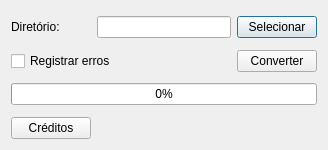
<?xml version="1.0" encoding="UTF-8"?>
<ui version="4.0">
 <author>Gilmar B. Freitas (@Kyomai)</author>
 <class>Dialog</class>
 <widget class="QDialog" name="Dialog">
  <property name="geometry">
   <rect>
    <x>0</x>
    <y>0</y>
    <width>328</width>
    <height>150</height>
   </rect>
  </property>
  <property name="contextMenuPolicy">
   <enum>Qt::NoContextMenu</enum>
  </property>
  <property name="windowTitle">
   <string>Conversor</string>
  </property>
  <property name="styleSheet">
   <string notr="true"/>
  </property>
  <layout class="QGridLayout" name="gridLayout">
   <item row="2" column="0">
    <spacer name="verticalSpacer_3">
     <property name="orientation">
      <enum>Qt::Vertical</enum>
     </property>
     <property name="sizeHint" stdset="0">
      <size>
       <width>20</width>
       <height>40</height>
      </size>
     </property>
    </spacer>
   </item>
   <item row="3" column="0" colspan="2">
    <widget class="QCheckBox" name="errorCheckBox">
     <property name="text">
      <string>Registrar erros</string>
     </property>
    </widget>
   </item>
   <item row="5" column="0" colspan="3">
    <widget class="QProgressBar" name="progressBar">
     <property name="enabled">
      <bool>true</bool>
     </property>
     <property name="value">
      <number>0</number>
     </property>
    </widget>
   </item>
   <item row="1" column="1">
    <widget class="QLineEdit" name="showDirName">
     <property name="enabled">
      <bool>true</bool>
     </property>
     <property name="readOnly">
      <bool>true</bool>
     </property>
    </widget>
   </item>
   <item row="1" column="2">
    <widget class="QPushButton" name="selectButton">
     <property name="enabled">
      <bool>true</bool>
     </property>
     <property name="styleSheet">
      <string notr="true"/>
     </property>
     <property name="text">
      <string>Selecionar</string>
     </property>
    </widget>
   </item>
   <item row="0" column="0">
    <spacer name="verticalSpacer_2">
     <property name="orientation">
      <enum>Qt::Vertical</enum>
     </property>
     <property name="sizeHint" stdset="0">
      <size>
       <width>20</width>
       <height>40</height>
      </size>
     </property>
    </spacer>
   </item>
   <item row="4" column="0">
    <spacer name="verticalSpacer">
     <property name="orientation">
      <enum>Qt::Vertical</enum>
     </property>
     <property name="sizeHint" stdset="0">
      <size>
       <width>20</width>
       <height>40</height>
      </size>
     </property>
    </spacer>
   </item>
   <item row="3" column="2">
    <widget class="QPushButton" name="convertButton">
     <property name="styleSheet">
      <string notr="true"/>
     </property>
     <property name="text">
      <string>Converter</string>
     </property>
    </widget>
   </item>
   <item row="1" column="0">
    <widget class="QLabel" name="dirLabel">
     <property name="text">
      <string>Diretório:</string>
     </property>
    </widget>
   </item>
   <item row="6" column="0">
    <spacer name="verticalSpacer_4">
     <property name="orientation">
      <enum>Qt::Vertical</enum>
     </property>
     <property name="sizeHint" stdset="0">
      <size>
       <width>20</width>
       <height>40</height>
      </size>
     </property>
    </spacer>
   </item>
   <item row="7" column="0">
    <widget class="QPushButton" name="creditos">
     <property name="text">
      <string>Créditos</string>
     </property>
    </widget>
   </item>
  </layout>
 </widget>
 <layoutdefault spacing="6" margin="11"/>
 <resources/>
 <connections/>
</ui>
